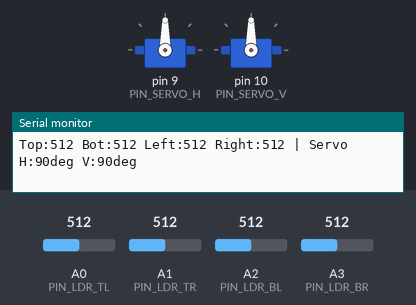
The sketch below on a simulated Arduino Uno, built with avr-gcc and run on an emulated ATmega328P. Parts: 2 × servo, the last lines printed to the serial monitor. The inputs (shaded band) are chosen by the test bench; at power-on: A0 (PIN_LDR_TL) = 512, A1 (PIN_LDR_TR) = 512, A2 (PIN_LDR_BL) = 512, A3 (PIN_LDR_BR) = 512.

Above: at 1.7 s.
1.8 s: A0 (PIN_LDR_TL) set to 528
4.8 s: A0 (PIN_LDR_TL) set to 552
At 7.6 s:
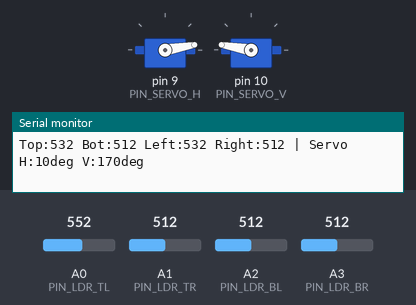
7.8 s: A1 (PIN_LDR_TR) set to 573
9.3 s: A1 (PIN_LDR_TR) set to 599
At 9.77 s:
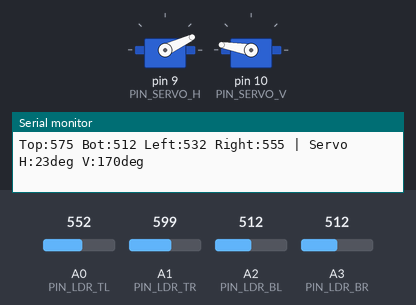
12.3 s: A2 (PIN_LDR_BL) set to 541
At 12.3 s:
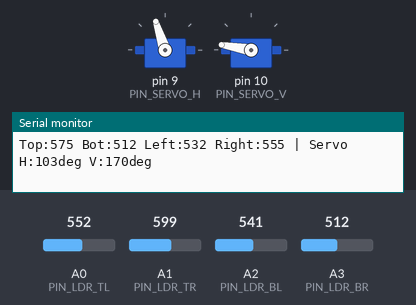
13.8 s: A3 (PIN_LDR_BR) set to 716
At 19.6 s:
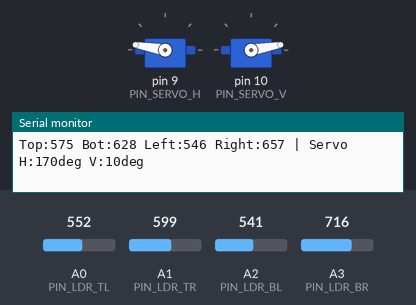
Timing chart, 0 to 19.9 s (numbered marks = the images above; inputs shaded):
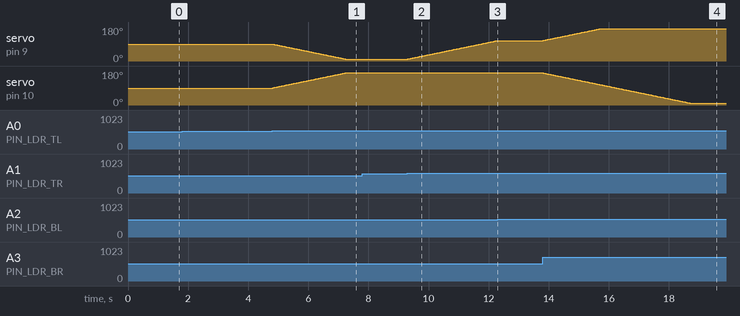

Measured:
- the behaviour switches between 543 and 544 on A0 (PIN_LDR_TL) (found by bisection; images 0 and 1)
- the behaviour switches between 583 and 584 on A1 (PIN_LDR_TR) (found by bisection; images 1 and 2)
- the behaviour switches between 527 and 528 on A2 (PIN_LDR_BL) (found by bisection; images 2 and 3)
- after the input at 4.8 s, servo on pin 9 (PIN_SERVO_H): moves from 90° to 10° over 2.4 s, starting at once; servo on pin 10 (PIN_SERVO_V): moves from 90° to 170° over 2.4 s, starting at once
- after the input at 9.3 s, servo on pin 9 (PIN_SERVO_H): moves from 10° to 108° over 3.0 s, starting at once
- after the input at 12.3 s, servo on pin 9 (PIN_SERVO_H): stays 108° (without the input it goes to 109° after 0.02 s)
- after the input at 13.8 s, servo on pin 9 (PIN_SERVO_H): moves from 108° to 170° over 1.9 s, starting at once; servo on pin 10 (PIN_SERVO_V): moves from 170° to 10° over 4.9 s, starting at once

The sketch:

smartsolarpanel_sn1.ino
```cpp
#include <Servo.h>

// Servo objects for dual-axis movement
Servo horizontalServo;
Servo verticalServo;

// Analog input pins connected to the 4 LDR voltage dividers
const int PIN_LDR_TL = A0; // 1st LDR: Top-Left
const int PIN_LDR_TR = A1; // 2nd LDR: Top-Right
const int PIN_LDR_BL = A2; // 3rd LDR: Bottom-Left
const int PIN_LDR_BR = A3; // 4th LDR: Bottom-Right

// Digital PWM pins for the 2 Servo motors
const int PIN_SERVO_H = 9;
const int PIN_SERVO_V = 10;

// SENSOR CALIBRATION & FEEDBACK CONTROL PARAMETERS
const int CAL_TL = 0;
const int CAL_TR = 0;
const int CAL_BL = 0;
const int CAL_BR = 0;

// Deadband threshold: stops movement when light intensity difference is within this value
const int THRESHOLD  = 15;
const int STEP_SIZE  = 1;
const int LOOP_DELAY = 30;

// Safe mechanical rotation limits (in degrees)
const int MIN_ANGLE = 10;
const int MAX_ANGLE = 170;

// Current servo positions (initialized to 90° center position)
int angleH = 90;
int angleV = 90;

// Timer variable to prevent Serial Monitor lag in TinkerCAD
unsigned long lastPrintTime = 0;

void setup() {
  Serial.begin(9600);

  // Configure LDR pins as inputs
  pinMode(PIN_LDR_TL, INPUT);
  pinMode(PIN_LDR_TR, INPUT);
  pinMode(PIN_LDR_BL, INPUT);
  pinMode(PIN_LDR_BR, INPUT);

  // Attach servos and initialize to center (90 degrees)
  horizontalServo.attach(PIN_SERVO_H);
  verticalServo.attach(PIN_SERVO_V);

  horizontalServo.write(angleH);
  verticalServo.write(angleV);

  delay(500); // Allow servos to reach starting position
}

void loop() {
  // LIGHT DETECTION: Read and calibrate all 4 LDRs using analogRead()
  int tl = analogRead(PIN_LDR_TL) + CAL_TL;
  int tr = analogRead(PIN_LDR_TR) + CAL_TR;
  int bl = analogRead(PIN_LDR_BL) + CAL_BL;
  int br = analogRead(PIN_LDR_BR) + CAL_BR;

  // Compute directional light averages
  int avgTop   = (tl + tr) / 2;
  int avgBot   = (bl + br) / 2;
  int avgLeft  = (tl + bl) / 2;
  int avgRight = (tr + br) / 2;

  // Compute error (difference in light intensity across axes)
  int errorVert  = avgTop - avgBot;
  int errorHoriz = avgLeft - avgRight;

  // VERTICAL MOVEMENT & STABLE TRACKING
  if (abs(errorVert) > THRESHOLD) {
    int newAngleV = angleV;

    if (avgTop > avgBot) {
      newAngleV += STEP_SIZE; // Tilt up toward stronger top light
    } else {
      newAngleV -= STEP_SIZE; // Tilt down toward stronger bottom light
    }

    newAngleV = constrain(newAngleV, MIN_ANGLE, MAX_ANGLE);


    if (newAngleV != angleV) {
      angleV = newAngleV;
      verticalServo.write(angleV);
    }
  }

  // HORIZONTAL MOVEMENT & STABLE TRACKING
  if (abs(errorHoriz) > THRESHOLD) {
    int newAngleH = angleH;

    if (avgLeft > avgRight) {
      newAngleH -= STEP_SIZE; // Turn left toward stronger left light
    } else {
      newAngleH += STEP_SIZE; // Turn right toward stronger right light
    }

    newAngleH = constrain(newAngleH, MIN_ANGLE, MAX_ANGLE);

    // Only command servo if the angle actually changed
    if (newAngleH != angleH) {
      angleH = newAngleH;
      horizontalServo.write(angleH);
    }
  }

  // Throttled Serial output (updates every 300ms to prevent simulation lag)
  if (millis() - lastPrintTime >= 300) {
    lastPrintTime = millis();
    Serial.print("Top:"); Serial.print(avgTop);
    Serial.print(" Bot:"); Serial.print(avgBot);
    Serial.print(" Left:"); Serial.print(avgLeft);
    Serial.print(" Right:"); Serial.print(avgRight);
    Serial.print(" | Servo H:"); Serial.print(angleH);
    Serial.print("deg V:"); Serial.print(angleV);
    Serial.println("deg");
  }

  delay(LOOP_DELAY);
}
```
